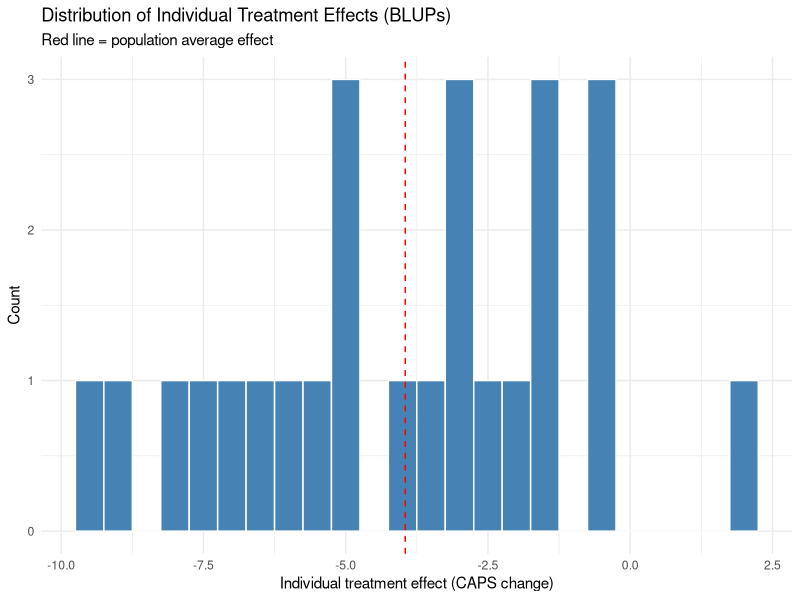
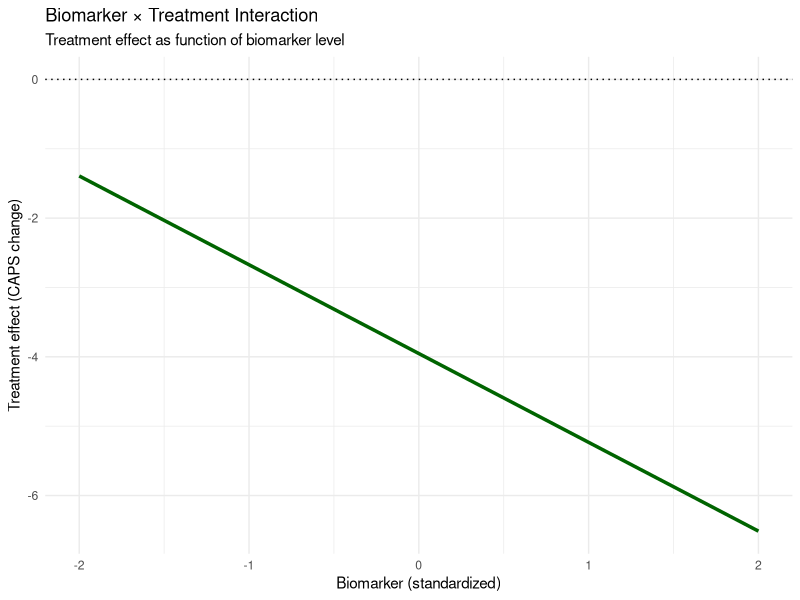
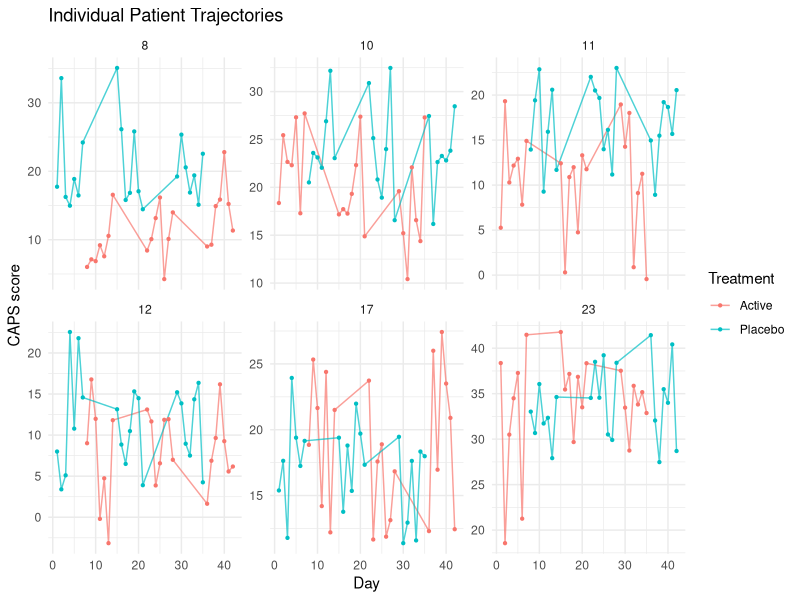
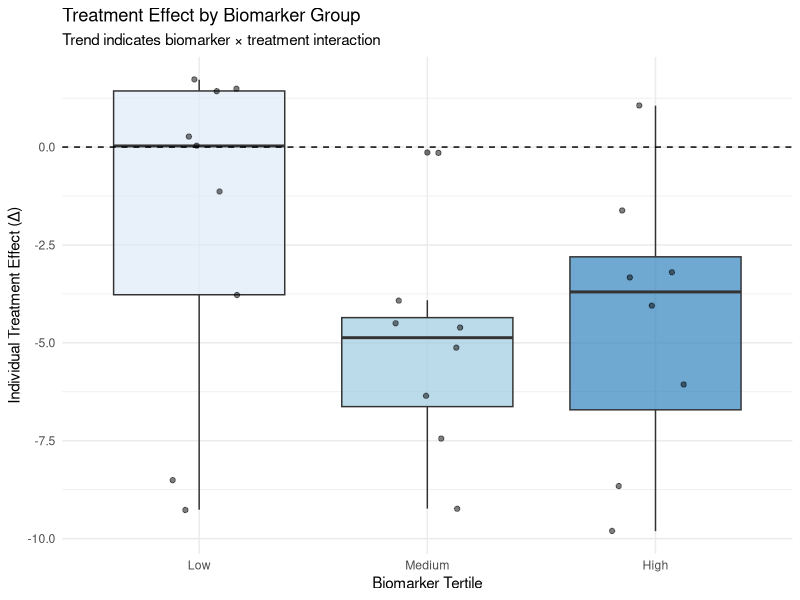
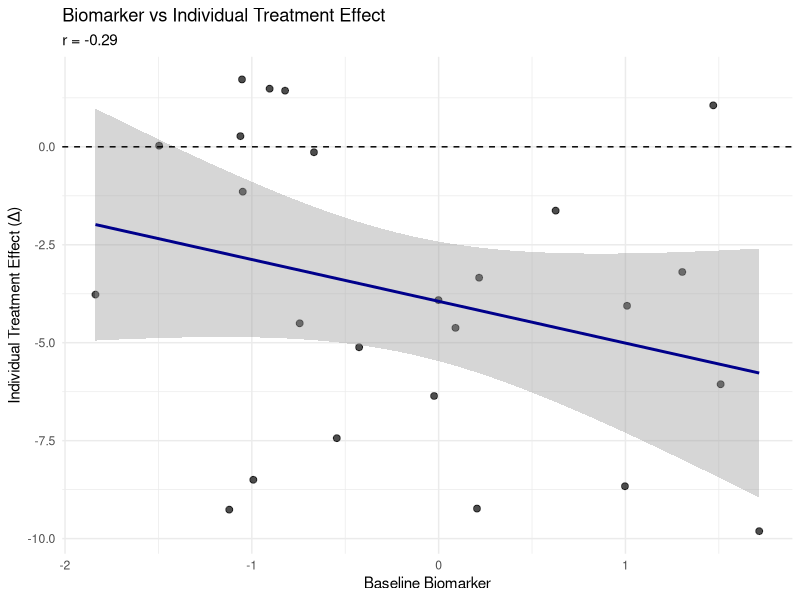
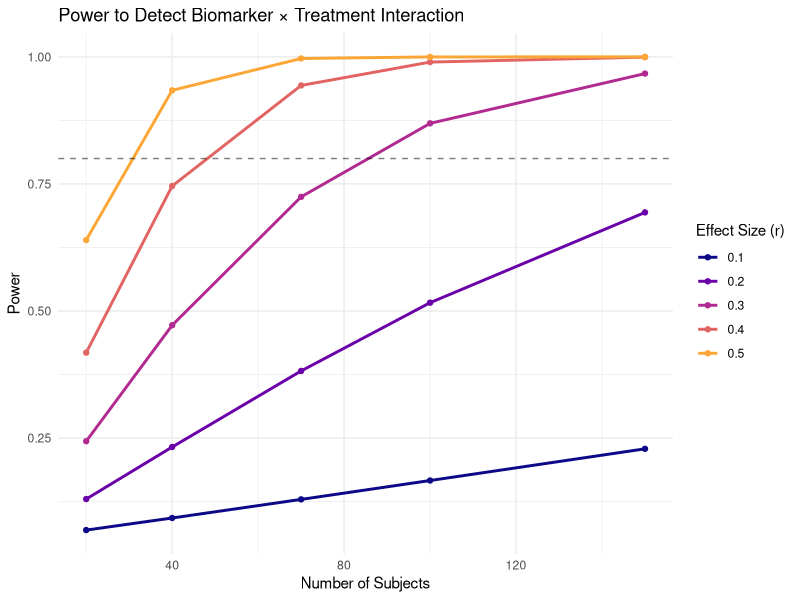
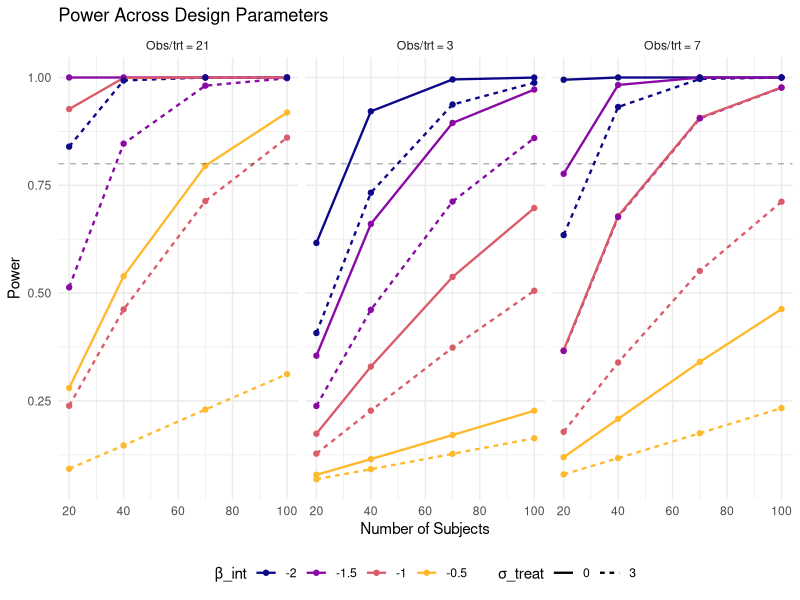

The R script that drew these images, in order:
## ---- chunk 1
knitr::opts_chunk$set(
  comment = "#>",
  collapse = TRUE,
  message = FALSE,
  warning = FALSE,
  fig.width = 7,
  fig.height = 5
)
## ---- chunk 2
library(tidyverse)
library(lme4)
library(lmerTest)  # Provides p-values for lmer models
library(nlme)
library(emmeans)
# library(brms)  # Uncomment if using Bayesian models
## ---- chunk 3
set.seed(2025)

# Parameters
n_subj <- 40
periods <- 3

# True effects
mu <- 20                    # baseline mean CAPS score
beta_treat <- -4            # average treatment effect (reduction)
beta_bm <- 2                # biomarker main effect
beta_int <- -1.5            # biomarker x treatment interaction
beta_period <- 0.5          # period effect
sigma_subj <- 6             # between-subject SD
sigma_resid <- 8            # residual SD

# Create subject-level intercepts and baseline biomarker
subj_df <- tibble(
  subject = 1:n_subj,
  u = rnorm(n_subj, 0, sigma_subj),
  bm = rnorm(n_subj, 0, 1)
)

# Assign half to sequence ABA and half to BAB
subj_df <- subj_df %>%
  mutate(sequence = rep(c("ABA", "BAB"), length.out = n_subj))

# Expand to periods
crossover <- subj_df %>%
  group_by(subject) %>%
  reframe(period = 1:periods, u = u, bm = bm, sequence = sequence) %>%
  mutate(
    treatment = case_when(
      sequence == "ABA" & period == 1 ~ "A",
      sequence == "ABA" & period == 2 ~ "B",
      sequence == "ABA" & period == 3 ~ "A",
      sequence == "BAB" & period == 1 ~ "B",
      sequence == "BAB" & period == 2 ~ "A",
      sequence == "BAB" & period == 3 ~ "B"
    ),
    trt_indicator = if_else(treatment == "B", 1, 0)
  )

# Simulate outcome with biomarker interaction
crossover <- crossover %>%
  mutate(
    Y = mu + u +
      beta_period * period +
      beta_treat * trt_indicator +
      beta_bm * bm +
      beta_int * trt_indicator * bm +
      rnorm(n(), 0, sigma_resid)
  )

# Quick glance
head(crossover)
## ---- chunk 4
# lmer with random intercept and biomarker x treatment interaction
m_crossover <- lmer(
  Y ~ trt_indicator * bm + factor(period) + (1 | subject),
  data = crossover
)
summary(m_crossover)

# Estimated average treatment effect (at mean biomarker = 0)
fixef(m_crossover)["trt_indicator"]

# Estimated biomarker x treatment interaction (population-level)
fixef(m_crossover)["trt_indicator:bm"]

# Treatment effect at different biomarker levels
emmeans(m_crossover, ~ trt_indicator | bm, at = list(bm = c(-1, 0, 1)))
## ---- chunk 5
set.seed(2025)

n_subj <- 25
n_periods <- 6  # 3 cycles of AB = 6 periods (3 on-treatment, 3 off-treatment)
obs_per_period <- 7

# True effects
mu <- 20
beta_treat_pop <- -4
beta_bm <- 2
beta_int_pop <- -1.5
beta_carry <- 1.5

sigma_subj <- 6
sigma_treat_sd <- 3
sigma_int_sd <- 0.8
sigma_resid <- 5

# Create subject-level random effects
subj <- tibble(
  subject = 1:n_subj,
  u = rnorm(n_subj, 0, sigma_subj),
  u_trt = rnorm(n_subj, 0, sigma_treat_sd),
  u_int = rnorm(n_subj, 0, sigma_int_sd),
  bm_baseline = rnorm(n_subj, 0, 1)
)

# Build periods alternating A/B starting at random
# 6 periods = ABABAB or BABABA (3 times on each treatment)
nof1 <- subj %>%
  crossing(period = 1:n_periods) %>%
  group_by(subject) %>%
  mutate(order_start = first(sample(c(0, 1), 1))) %>%
  ungroup() %>%
  mutate(trt_indicator = (order_start + period) %% 2)

# Expand to daily observations within each period
nof1 <- nof1 %>%
  crossing(day = 1:obs_per_period) %>%
  arrange(subject, period, day)

# Add time-varying biomarker
nof1 <- nof1 %>%
  mutate(bm = bm_baseline + rnorm(n(), 0, 0.3))

# Add carryover effect
nof1 <- nof1 %>%
  group_by(subject) %>%
  mutate(
    prior_trt = lag(trt_indicator, default = 0),
    carryover = if_else(period > 1 & day <= 2, prior_trt, 0)
  ) %>%
  ungroup()

# Simulate outcomes
nof1 <- nof1 %>%
  mutate(
    Y = mu + u +
      (beta_treat_pop + u_trt) * trt_indicator +
      beta_bm * bm +
      (beta_int_pop + u_int) * trt_indicator * bm +
      beta_carry * carryover +
      rnorm(n(), 0, sigma_resid)
  )

# Inspect
nof1 %>%
  group_by(subject) %>%
  summarise(n_obs = n(), n_periods = n_distinct(period)) %>%
  head()
## ---- chunk 6
# Random intercept + random slope for treatment + biomarker interaction + carryover
m_nof1 <- lmer(
  Y ~ trt_indicator * bm + carryover + (1 + trt_indicator | subject),
  data = nof1,
  REML = TRUE
)
summary(m_nof1)

# Extract fixed (population) effects
fixef(m_nof1)

# Population treatment effect (at mean biomarker = 0)
fixef(m_nof1)["trt_indicator"]

# Population biomarker x treatment interaction
fixef(m_nof1)["trt_indicator:bm"]

# Carryover effect
fixef(m_nof1)["carryover"]

# Extract subject-specific treatment effects (BLUPs)
subj_trt_effects <- ranef(m_nof1)$subject[["trt_indicator"]] +
  fixef(m_nof1)["trt_indicator"]
head(subj_trt_effects)
## ---- chunk 7
# Plot individual subject treatment effects
subj_effects <- ranef(m_nof1)$subject %>%
  as.data.frame() %>%
  rownames_to_column(var = "subject") %>%
  mutate(
    subject = as.integer(subject),
    subj_trt = trt_indicator + fixef(m_nof1)["trt_indicator"]
  )

ggplot(subj_effects, aes(x = subj_trt)) +
  geom_histogram(binwidth = 0.5, fill = "steelblue", color = "white") +
  geom_vline(
    xintercept = fixef(m_nof1)["trt_indicator"],
    linetype = "dashed",
    color = "red"
  ) +
  labs(
    title = "Distribution of Individual Treatment Effects (BLUPs)",
    subtitle = "Red line = population average effect",
    x = "Individual treatment effect (CAPS change)",
    y = "Count"
  ) +
  theme_minimal()
## ---- chunk 8
# Plot biomarker x treatment interaction
bm_range <- seq(-2, 2, by = 0.1)
interaction_df <- tibble(
  bm = bm_range,
  trt_effect = fixef(m_nof1)["trt_indicator"] +
    fixef(m_nof1)["trt_indicator:bm"] * bm_range
)

ggplot(interaction_df, aes(x = bm, y = trt_effect)) +
  geom_line(linewidth = 1.2, color = "darkgreen") +
  geom_hline(yintercept = 0, linetype = "dotted") +
  labs(
    title = "Biomarker × Treatment Interaction",
    subtitle = "Treatment effect as function of biomarker level",
    x = "Biomarker (standardized)",
    y = "Treatment effect (CAPS change)"
  ) +
  theme_minimal()
## ---- chunk 9
# Observed trajectories for sample subjects
sample_subj <- sample(unique(nof1$subject), 6)

nof1 %>%
  filter(subject %in% sample_subj) %>%
  mutate(
    time = (period - 1) * obs_per_period + day,
    trt = if_else(trt_indicator == 1, "Active", "Placebo")
  ) %>%
  ggplot(aes(x = time, y = Y, color = trt)) +
  geom_line(alpha = 0.7) +
  geom_point(size = 0.8) +
  facet_wrap(~subject, scales = "free_y") +
  labs(
    title = "Individual Patient Trajectories",
    x = "Day",
    y = "CAPS score",
    color = "Treatment"
  ) +
  theme_minimal()
## ---- chunk 10
# Compute per-subject treatment effects from the N-of-1 data
subj_summary <- nof1 %>%
  group_by(subject, trt_indicator) %>%
  summarise(mean_Y = mean(Y), .groups = "drop") %>%
  pivot_wider(names_from = trt_indicator, values_from = mean_Y,
              names_prefix = "trt_") %>%
  mutate(delta = trt_1 - trt_0)  # Active - Placebo

# Merge with baseline biomarker
subj_summary <- nof1 %>%
  distinct(subject, bm_baseline) %>%
  right_join(subj_summary, by = "subject")

# Simple linear regression of treatment effect on biomarker
reg_summary <- lm(delta ~ bm_baseline, data = subj_summary)
summary(reg_summary)

# The slope directly estimates the interaction
coef(reg_summary)["bm_baseline"]
## ---- chunk 11
# Pearson correlation between biomarker and treatment effect
cor_result <- cor.test(subj_summary$bm_baseline, subj_summary$delta)
cor_result

# Effect size: r ≈ 0.1 small, r ≈ 0.3 medium, r ≈ 0.5 large
## ---- chunk 12
# Discretize biomarker into tertiles
subj_summary <- subj_summary %>%
  mutate(
    bm_tertile = cut(
      bm_baseline,
      breaks = quantile(bm_baseline, c(0, 1/3, 2/3, 1)),
      labels = c("Low", "Medium", "High"),
      include.lowest = TRUE
    )
  )

# One-way ANOVA
anova_result <- anova(lm(delta ~ bm_tertile, data = subj_summary))
anova_result

# Effect size: eta-squared
eta_sq <- anova_result["bm_tertile", "Sum Sq"] / sum(anova_result[, "Sum Sq"])
cat("Eta-squared:", round(eta_sq, 3), "\n")

# Cell means
subj_summary %>%
  group_by(bm_tertile) %>%
  summarise(
    n = n(),
    mean_delta = mean(delta),
    sd_delta = sd(delta),
    .groups = "drop"
  )
## ---- chunk 13
# Extract p-value from lmer model (requires lmerTest)
lmer_coefs <- coef(summary(m_nof1))
lmer_pval <- lmer_coefs["trt_indicator:bm", "Pr(>|t|)"]

# Compile results
comparison <- tibble(
  Method = c("Mixed Model", "Summary Regression", "Correlation", "ANOVA"),
  Estimate = c(
    fixef(m_nof1)["trt_indicator:bm"],
    coef(reg_summary)["bm_baseline"],
    cor_result$estimate,
    eta_sq
  ),
  P_value = c(
    lmer_pval,
    summary(reg_summary)$coefficients["bm_baseline", "Pr(>|t|)"],
    cor_result$p.value,
    anova_result["bm_tertile", "Pr(>F)"]
  )
)

comparison %>%
  mutate(Estimate = round(Estimate, 3),
         P_value = format.pval(P_value, digits = 3))
## ---- chunk 14
ggplot(subj_summary, aes(x = bm_tertile, y = delta, fill = bm_tertile)) +
  geom_boxplot(alpha = 0.7) +
  geom_jitter(width = 0.2, alpha = 0.5) +
  geom_hline(yintercept = 0, linetype = "dashed") +
  scale_fill_brewer(palette = "Blues") +
  labs(
    title = "Treatment Effect by Biomarker Group",
    subtitle = "Trend indicates biomarker × treatment interaction",
    x = "Biomarker Tertile",
    y = "Individual Treatment Effect (Δ)"
  ) +
  theme_minimal() +
  theme(legend.position = "none")
## ---- chunk 15
ggplot(subj_summary, aes(x = bm_baseline, y = delta)) +
  geom_point(alpha = 0.7, size = 2) +
  geom_smooth(method = "lm", se = TRUE, color = "darkblue") +
  geom_hline(yintercept = 0, linetype = "dashed") +
  labs(
    title = "Biomarker vs Individual Treatment Effect",
    subtitle = paste("r =", round(cor_result$estimate, 2)),
    x = "Baseline Biomarker",
    y = "Individual Treatment Effect (Δ)"
  ) +
  theme_minimal()
## ---- chunk 16
power_correlation <- function(r, n, alpha = 0.05) {
  ncp <- abs(r) * sqrt(n - 2) / sqrt(1 - r^2)
  t_crit <- qt(1 - alpha/2, n - 2)
  power <- pt(t_crit, n - 2, ncp, lower.tail = FALSE) +
           pt(-t_crit, n - 2, ncp, lower.tail = TRUE)
  return(power)
}

# Power table
power_table <- expand_grid(
  r = c(0.1, 0.2, 0.3, 0.4, 0.5),
  n = c(20, 40, 70, 100, 150)
) %>%
  mutate(power = map2_dbl(r, n, power_correlation))

power_table %>%
  pivot_wider(names_from = n, values_from = power, names_prefix = "N=") %>%
  mutate(across(starts_with("N="), ~round(., 2)))
## ---- chunk 17
ggplot(power_table, aes(x = n, y = power, color = factor(r))) +
  geom_line(linewidth = 1) +
  geom_point() +
  geom_hline(yintercept = 0.8, linetype = "dashed", alpha = 0.5) +
  scale_color_viridis_d(option = "plasma", end = 0.8) +
  labs(
    title = "Power to Detect Biomarker × Treatment Interaction",
    x = "Number of Subjects",
    y = "Power",
    color = "Effect Size (r)"
  ) +
  theme_minimal()
## ---- chunk 18
compute_expected_r <- function(beta_int, bm_sd, sigma_resid,
                                obs_per_trt, sigma_treat_sd = 0) {
  var_delta <- 2 * sigma_resid^2 / obs_per_trt + sigma_treat_sd^2
  r <- beta_int * bm_sd / sqrt(var_delta)
  return(r)
}

# For our simulation:
expected_r <- compute_expected_r(
  beta_int = beta_int_pop,
  bm_sd = 1,
  sigma_resid = sigma_resid,
  obs_per_trt = (n_periods / 2) * obs_per_period,  # 3 periods per treatment × 7 obs
  sigma_treat_sd = sigma_treat_sd
)

cat("Expected r:", round(expected_r, 3), "\n")
cat("Power (N=25):", round(power_correlation(expected_r, n_subj), 3), "\n")
## ---- chunk 19
power_grid <- expand_grid(
  n_subj = c(20, 40, 70, 100),
  beta_int = c(-0.5, -1.0, -1.5, -2.0),
  obs_per_trt = c(3, 7, 21),
  sigma_treat_sd = c(0, 3)
) %>%
  mutate(
    bm_sd = 1,
    sigma_resid = 5,
    expected_r = compute_expected_r(beta_int, bm_sd, sigma_resid,
                                     obs_per_trt, sigma_treat_sd),
    power = map2_dbl(abs(expected_r), n_subj, power_correlation)
  )

ggplot(power_grid, aes(x = n_subj, y = power,
                        color = factor(beta_int),
                        linetype = factor(sigma_treat_sd))) +
  geom_line(linewidth = 0.8) +
  geom_point(size = 1.5) +
  geom_hline(yintercept = 0.8, linetype = "dashed", alpha = 0.3) +
  facet_wrap(~paste("Obs/trt =", obs_per_trt)) +
  scale_color_viridis_d(option = "plasma", end = 0.85) +
  labs(
    title = "Power Across Design Parameters",
    x = "Number of Subjects",
    y = "Power",
    color = "β_int",
    linetype = "σ_treat"
  ) +
  theme_minimal() +
  theme(legend.position = "bottom")
